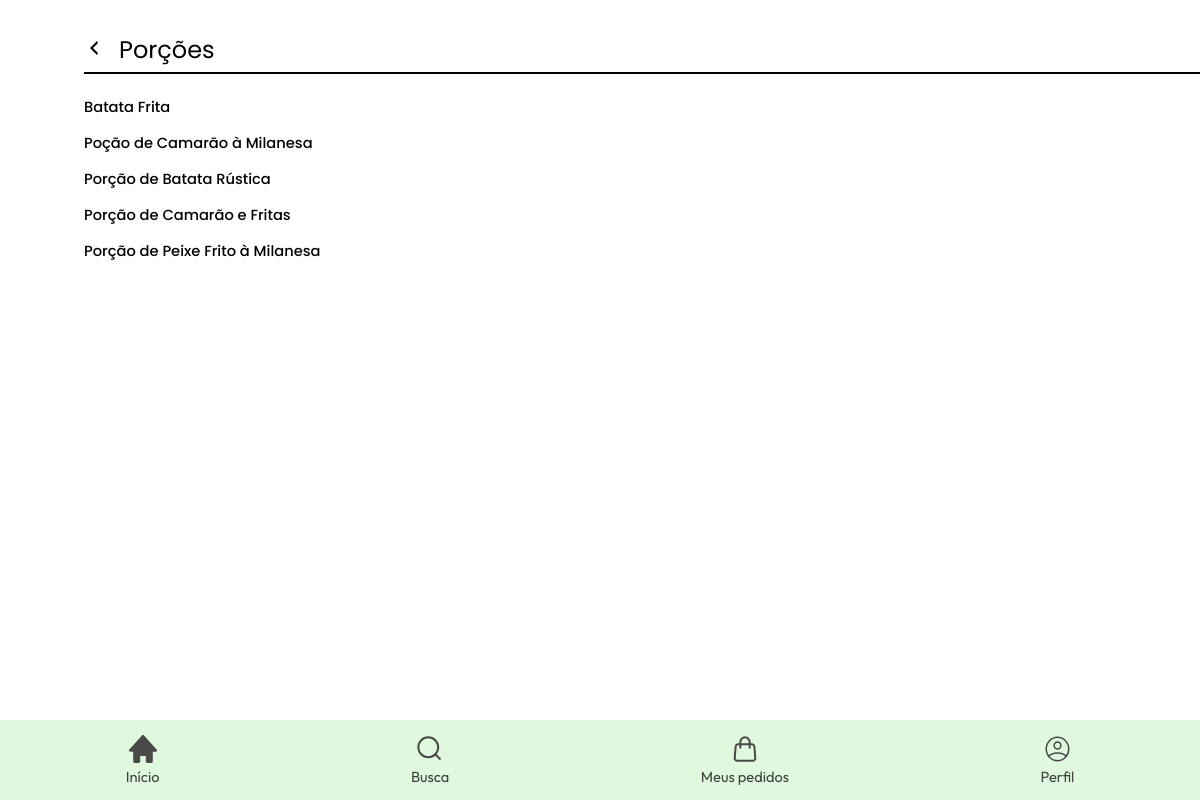
The app's page /screens/pages/resultados_categoria.php?categoria=4 (signed in) with its own data.
### tables this page shows
CREATE TABLE `categoria` (
  `id_categoria` int(11) NOT NULL,
  `nome_categoria` varchar(50) NOT NULL
);

CREATE TABLE `cardapio` (
  `id_cardapio` int(11) NOT NULL,
  `nome_produto` varchar(50) NOT NULL,
  `preco_produto` float NOT NULL,
  `descricao_produto` varchar(250) NOT NULL,
  `peso_produto` int(11) NOT NULL,
  `id_categoria` int(11) NOT NULL,
  `e_destaque` tinyint(1) NOT NULL
);

### screens/pages/resultados_categoria.php (the view, shortened to what this page needs)
<?php
  require_once('../../dbconnect.php');
?>
<!DOCTYPE html>
<html lang="pt-br">
    <head>
        <link rel="stylesheet" href="../styles/styles.css">
    </head>
    <body>
        <main>
            <?php
                $id_categoria = $_GET['categoria'];
                $sql_produto = "SELECT * FROM cardapio
                INNER JOIN categoria ON cardapio.id_categoria = categoria.id_categoria
                WHERE categoria.id_categoria = $id_categoria ORDER BY nome_produto ASC";
                $results_produto = mysqli_query($conn, $sql_produto);
            ?>
            <div>
                <div class="categorias">
                    <a href="categorias.php" id="voltar-pesquisa">
                        <svg width="20" height="20" viewBox="0 0 20 20" fill="none" xmlns="http://www.w3.org/2000/svg">
                            <path d="M14 5L9 10L14 15L13 17L6 10L13 3L14 5Z" fill="black"/>
                        </svg>
                    </a>
                    <p id="categoria"><?php echo mysqli_fetch_assoc($results_produto)['nome_categoria']?></p>
                </div>
                <div class="retangulo"></div>
            </div>
            <div id="resultados">
                <?php
                    $results_produto = mysqli_query($conn, $sql_produto);
                    if (mysqli_num_rows($results_produto) > 0) {
                        echo "<form action=\"produto.php\" method=\"post\" style=\"margin-bottom: 15vh;\">";
                        while($linha = mysqli_fetch_assoc($results_produto)) {
                            echo "<button value=" . $linha["id_cardapio"] . " name=\"produto\"><h3>". $linha["nome_produto"]. "</h3></button><br>";
                        }
                        echo "</form>";
                    } else {
                        echo "<p>Nenhum produto encontrado</p>";
                    }
                ?>
            </div>
        </main>
    </body>
</html>

### screens/styles/styles.css (style rules this page uses)
* { padding: 0; margin: 0; }
main { width: 100%; margin-bottom: 20px; }
body { width: 100%; display: flex; justify-content: center; }
a { text-decoration: none; color: inherit; }
nav { width: 100%; position: fixed; bottom: 0; z-index: 1; user-select: none; background-color: #DFF9DE; display: flex; flex-direction: column; align-items: center; }
#navbar { width: 100%; height: 10vh; min-height: 50px; max-height: 100px; display: flex; justify-content: space-between; }
#list { display: flex; width: 100%; align-items: center; justify-content: space-around; }
#list li a { text-decoration: none; color: #414141; }
nav li { text-align: center; display: block; color: #494949; font-family: 'Outfit', sans-serif; font-size: 11pt; font-weight: 400; }
.categorias { font-family: 'Poppins', sans-serif; font-weight: 400; font-size: 18pt; margin-left: 7%; margin-top: 25px; }
.retangulo { width: 93%; height: 2px; background-color: black; float: right; margin-top: 5px; }

### screens/pages/resultados_categoria.php (style rules this page uses)
#resultados { width: 80%; margin: 30px auto 0 7%; }
#resultados h3 { font-family: 'Poppins', sans-serif; font-weight: 500; font-size: 11pt; margin-bottom: 15px; text-align: left; }
button { border: none; background-color: transparent; }
.categorias { display: flex; align-items: center; margin-top: 2rem; }
#categoria { font-family: 'Poppins', sans-serif; font-weight: 400; font-size: 18pt; margin-left: 15px; }

### records on screen
categoria: nome_categoria "Porções"
cardapio: $linha["id_cardapio"] 4 (drawn), nome_produto "Batata Frita"
cardapio: $linha["id_cardapio"] 22 (drawn), nome_produto "Poção de Camarão à Milanesa"
cardapio: $linha["id_cardapio"] 23 (drawn), nome_produto "Porção de Batata Rústica"
cardapio: $linha["id_cardapio"] 10 (drawn), nome_produto "Porção de Camarão e Fritas"
cardapio: $linha["id_cardapio"] 24 (drawn), nome_produto "Porção de Peixe Frito à Milanesa"
